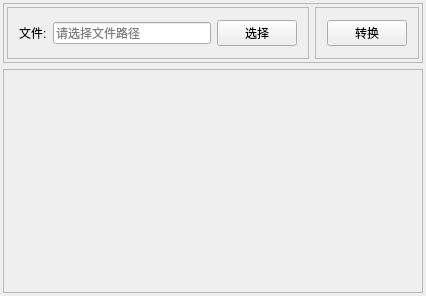
<?xml version="1.0" encoding="UTF-8"?>
<ui version="4.0">
 <class>RtpUnpackDlgClass</class>
 <widget class="QWidget" name="RtpUnpackDlgClass">
  <property name="geometry">
   <rect>
    <x>0</x>
    <y>0</y>
    <width>426</width>
    <height>296</height>
   </rect>
  </property>
  <property name="windowTitle">
   <string>RtpUnpackDlg</string>
  </property>
  <layout class="QVBoxLayout" name="verticalLayout">
   <property name="leftMargin">
    <number>3</number>
   </property>
   <property name="topMargin">
    <number>3</number>
   </property>
   <property name="rightMargin">
    <number>3</number>
   </property>
   <property name="bottomMargin">
    <number>3</number>
   </property>
   <item>
    <widget class="QFrame" name="frame">
     <property name="minimumSize">
      <size>
       <width>0</width>
       <height>60</height>
      </size>
     </property>
     <property name="maximumSize">
      <size>
       <width>16777215</width>
       <height>60</height>
      </size>
     </property>
     <property name="frameShape">
      <enum>QFrame::StyledPanel</enum>
     </property>
     <property name="frameShadow">
      <enum>QFrame::Raised</enum>
     </property>
     <layout class="QHBoxLayout" name="horizontalLayout">
      <property name="leftMargin">
       <number>3</number>
      </property>
      <property name="topMargin">
       <number>3</number>
      </property>
      <property name="rightMargin">
       <number>3</number>
      </property>
      <property name="bottomMargin">
       <number>3</number>
      </property>
      <item>
       <widget class="QFrame" name="frame_3">
        <property name="frameShape">
         <enum>QFrame::StyledPanel</enum>
        </property>
        <property name="frameShadow">
         <enum>QFrame::Raised</enum>
        </property>
        <layout class="QGridLayout" name="gridLayout">
         <item row="0" column="1">
          <widget class="QLineEdit" name="le_filePath">
           <property name="placeholderText">
            <string>请选择文件路径</string>
           </property>
          </widget>
         </item>
         <item row="0" column="0">
          <widget class="QLabel" name="label">
           <property name="text">
            <string>文件:</string>
           </property>
          </widget>
         </item>
         <item row="0" column="2">
          <widget class="QPushButton" name="pb_choose">
           <property name="text">
            <string>选择</string>
           </property>
          </widget>
         </item>
        </layout>
       </widget>
      </item>
      <item>
       <widget class="QFrame" name="frame_4">
        <property name="frameShape">
         <enum>QFrame::StyledPanel</enum>
        </property>
        <property name="frameShadow">
         <enum>QFrame::Raised</enum>
        </property>
        <layout class="QVBoxLayout" name="verticalLayout_2">
         <item>
          <widget class="QPushButton" name="pb_startTrans">
           <property name="text">
            <string>转换</string>
           </property>
          </widget>
         </item>
        </layout>
       </widget>
      </item>
     </layout>
    </widget>
   </item>
   <item>
    <widget class="QFrame" name="frame_2">
     <property name="frameShape">
      <enum>QFrame::StyledPanel</enum>
     </property>
     <property name="frameShadow">
      <enum>QFrame::Raised</enum>
     </property>
     <layout class="QGridLayout" name="gridLayout_2">
      <property name="leftMargin">
       <number>3</number>
      </property>
      <property name="topMargin">
       <number>3</number>
      </property>
      <property name="rightMargin">
       <number>3</number>
      </property>
      <property name="bottomMargin">
       <number>3</number>
      </property>
      <item row="0" column="0">
       <widget class="QStackedWidget" name="stackedWidget">
        <widget class="QWidget" name="page"/>
        <widget class="QWidget" name="page_2"/>
       </widget>
      </item>
     </layout>
    </widget>
   </item>
  </layout>
 </widget>
 <layoutdefault spacing="6" margin="11"/>
 <resources/>
 <connections/>
</ui>
